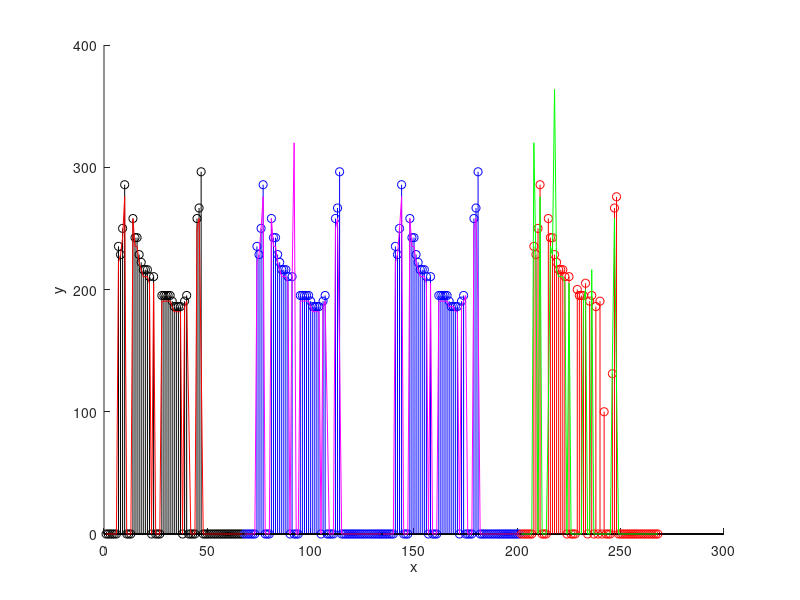

This figure's MATLAB source:
#! /usr/bin/octave -qf
1;
clear all;

# Calcula la cantidad de veces que la grafica corta al eje x
function [corta] = count_cortes(S)

    corta = 0;
    
    signo = sign(S);
    banda = signo(1);
    
    for l = 2 : length(S)
        
        if (signo(l))
            if (banda != 0 && (banda == signo(l)*-1))
                corta += 1;
                banda = signo(l);
            else                 
                banda = signo(l);
            endif
        endif
    
    endfor
   
    return;

endfunction

# Le paso el pitch en muestras, y la fm, y me retorna su valor en hertz
# Suponiendo que las muestras estaban en el dominio temporal
function [pitch] = get_pitch_hertz(old_pitch, fm)

    pitch = 1 / (old_pitch * 1 / fm);
    
    # Si el pitch esta fuera del rango humano (50 ~ 400 Hz), devolvemos cero
    minfrec = 100;
    maxfrec = 400;
    
    if ( pitch > maxfrec || pitch < minfrec )
        pitch = 0;
    endif

    return;

endfunction

# Le pasas una senal y su frec de muestre, y devuelve el segundo pico mas alto (pitch)
# y la autocorrelacion

function [ pitch ] = pitch_autocorr(S, fm)

    [ autocorr, lag ] = xcorr(S);
    
    # Cuento la cantidad de muestras que quedan en cero

    m_ceros = runlength(lag >= 0)(1);
    
    # Nos quedamos con el lado derecho, y sin el pico de energia en el medio
    right_acorr = autocorr .* (lag > 1);
    
    [maxvalue, idx] = max(right_acorr);
    
    pitch = get_pitch_hertz((idx - m_ceros), fm);       
    
    return;

endfunction

# Hace el analisis por estimacion en el Cepstrum

function [ pitch ] = pitch_cepstrum(S, fm)

    y = fft(S);
    c = ifft(log(abs(y)));
    
    N = length(c);
    
    # Al ser simetrica, tomamos la primera mitad
    
    N_2 = floor(N/2);
    
    c_sim = c(1 : N_2);
    
    # Mido el pico luego de los 2 primeros msec (500Hz en adelante)
    # n * Tm = msec -> n = msec / Tm = msec * fm
    
    msec = 2e-3;
    start_here = msec * fm;
    
    c_considerar = c_sim(start_here : length(c_sim));
    
    # Ahora tomo el valor del pico mas alto (el segundo pico en realidad)
    [maxvalue, idx] = max(c_considerar);
    
    pitch = get_pitch_hertz((idx + start_here), fm);
    
    return;

endfunction

# Funcion base, le paso una senal, de voz retorna las estimaciones de pitch y muestra grafica
# La uso para llamarla varias veces con senales contaminadas con ruido

function [pitch_a, pitch_c, booleano] = analizar_pitchs(voice, fm, booleano = [], plotear = false)

    Tm = 1/fm;

    N = length(voice);

    tiempo = 0 : Tm : N * Tm - Tm;

    if (length(booleano) == 0)
        no_tengo_booleano = true;
    else 
        no_tengo_booleano = false;
    endif

    # Ventana de Hamming
    a0 = 0.53836;
    a1 = 0.46164;

    # Tamano de ventana en muestras (Tm * msec)
    msec = 40e-3;
    h_size = fm * msec;

    n = 0 : h_size - 1;
        
    v_hamming = a0 - a1 * cos((2 * pi * n) / (N - 1));

    # Estimacion de pitch 

    for M = 1 : N / h_size

        # Corto en segmentos la senal

        muestras(M, :) = voice((h_size * M - h_size + 1) : (h_size * M));
        
        # Me fijo cuantas veces corta el eje x #
        
        corta(M) = count_cortes(muestras(M,:));
        
        # Si tengo el booleano, ni me caliento

        if (no_tengo_booleano)

            # Booleano que separa las sordas de las sonoras (1: sonoro, 0: sordo)
            
            max_frec_admitida = 90;
            min_ener_admitida = 0.1;        
            
            if ( corta(M) > max_frec_admitida || max(xcorr(muestras(M, :))) < min_ener_admitida)        
                booleano(M) = 0;            
            else 
                booleano(M) = 1;       
            endif  
        
        endif
        
        # Hago las estimaciones si es sonora        
        
        if (booleano(M))
        
            pitch_a(M) = pitch_autocorr(muestras(M, :), fm);            
            pitch_c(M) = pitch_cepstrum(muestras(M, :), fm);
        
        else 
            
            pitch_c(M) = pitch_a(M) = 0;
        
        endif                          
        
    endfor

    # Muestro una grafica 3D con ambas estimaciones de pitch (azul cepstrum, rojo autocorrelacion)

    N = length(pitch_a);    
    x = 0 : N - 1;
    
    if (plotear)
        clf; 
        stem3(x, zeros(1, N), pitch_c, 'b'); 
        hold on; 
        stem3(x, ones(1, N), pitch_a, 'r');
        hold off;
    endif
    
    return;
    
endfunction

# Le pasamos una senial, su fm, y una cantidad de ruido en db, devuelve la senial contaminada

function [ contaminada ] = add_noise(senial, fm, db)
    
    Tm = 1/fm;
    
    ini = 0;
    fin = length(senial) * Tm;

    t = ini : Tm : fin - Tm;
    N = length(t);
    
    var_ruido = 0.1;
    ruido = -var_ruido + rand(1, length(t)) * (var_ruido * 2);

    potencia_senial = 1/N * sum(senial.^2);
    potencia_ruido = 1/N * sum(ruido.^2);
    
    alpha = sqrt(potencia_senial / ( potencia_ruido * 10^(db / 10)));
    contaminada = senial + ruido * alpha;

    return;

endfunction

##################################################################################################
# SCRIPT

# Como se llama el mar que bana a Valencia?
voice = load("sent.txt")';

fm = 8000;

[ pitch_a(1, :), pitch_c(1, :), booleano ] =analizar_pitchs(voice, fm);

# Analicemos los casos con ruido

voice_0db = add_noise(voice, fm, 0);
voice_20db = add_noise(voice, fm, 20);
voice_50db = add_noise(voice, fm, 50);

[pitch_a(2, :), pitch_c(2, :)] = analizar_pitchs(voice_50db, fm, booleano);
[pitch_a(3, :), pitch_c(3, :)] = analizar_pitchs(voice_20db, fm, booleano);
[pitch_a(4, :), pitch_c(4, :)] = analizar_pitchs(voice_0db, fm, booleano);

x = 1 : length(pitch_a);
N = length(x);

clf;
hold on;
stem(x, pitch_a(1,:), 'k');
stem(x + N, pitch_a(2,:), 'b');
stem(x + N*2, pitch_a(3,:), 'b');
stem(x + N*3, pitch_a(4,:), 'r');

plot(x, pitch_c(1,:), 'r');
plot(x + N, pitch_c(2,:), 'm');
plot(x + N*2, pitch_c(3,:), 'm');
plot(x + N*3, pitch_c(4,:), 'g');
hold off;

xlabel('x'); ylabel('y'); zlabel('z');

